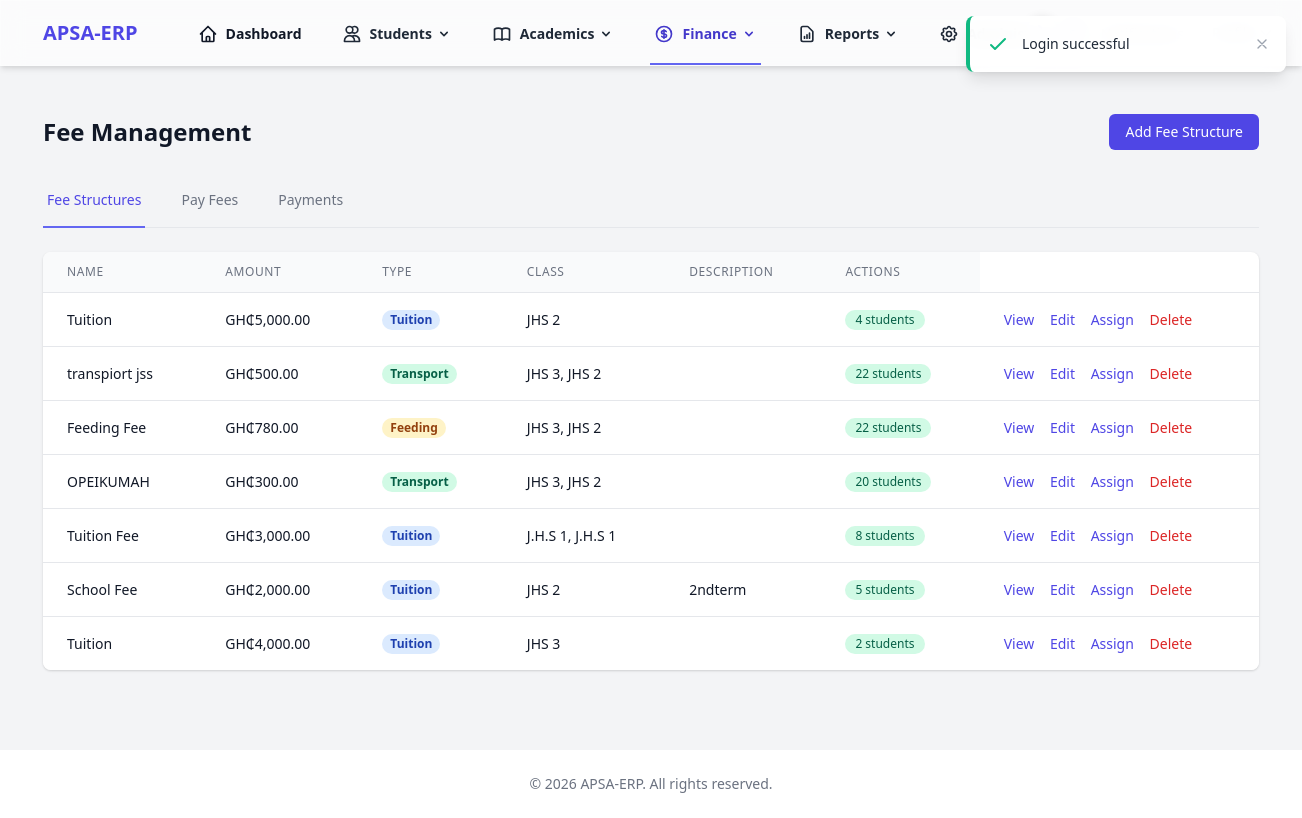
The app's page /fees (signed in) with its own data.
### tables this page shows
CREATE TABLE `settings` (
  `id` int NOT NULL AUTO_INCREMENT,
  `school_name` varchar(255) NOT NULL DEFAULT 'Futuristic School',
  `school_address` text,
  `school_logo` varchar(255) DEFAULT NULL,
  `currency_code` varchar(3) NOT NULL DEFAULT 'GHS',
  `currency_symbol` varchar(10) NOT NULL DEFAULT 'GH₵',
  `watermark_type` enum('none','logo','name','both') NOT NULL DEFAULT 'none',
  `watermark_position` enum('top-left','top-center','top-right','middle-left','center','middle-right','bottom-left','bottom-center','bottom-right') NOT NULL DEFAULT 'center',
  `watermark_transparency` tinyint NOT NULL DEFAULT '20',
  `student_admission_prefix` varchar(10) DEFAULT 'EPI',
  `staff_employee_prefix` varchar(10) DEFAULT 'StID',
  `created_at` timestamp NULL DEFAULT CURRENT_TIMESTAMP,
  `updated_at` timestamp NULL DEFAULT CURRENT_TIMESTAMP ON UPDATE CURRENT_TIMESTAMP,
  PRIMARY KEY (`id`)
);

### app/Core/Controller.php (called while the page is built, shortened)
<?php
class Controller
{
    protected function view($view, $data = [])
    {
        extract($data);
        require_once RESOURCES_PATH . "/views/{$view}.php";
    }
}

### app/Core/Application.php (called while the page is built, shortened)
<?php
class Application
{
    protected $router;
    public function __construct()
    {
        $this->router = new Router();
    }
    public function run()
    {
        $uri = $_SERVER['REQUEST_URI'] ?? '/';
        if (strlen($uri) > 1) {
            $uri = rtrim($uri, '/');
        }
        $this->router->route($uri);
    }
}

### public/index.php (called while the page is built, shortened)
<?php
$app = new App\Core\Application();
$app->run();

### app/Core/Database.php (called while the page is built, shortened)
<?php
class Database
{
    private $host;
    private $dbname;
    private $username;
    private $password;
    private $charset;
    private $pdo;
    public function __construct()
    {
        $this->host = DB_HOST;
        $this->dbname = DB_NAME;
        $this->username = DB_USER;
        $this->password = DB_PASS;
        $this->charset = DB_CHARSET;
    }
    private function connect()
    {
        try {
            $dsn = "mysql:host={$this->host};dbname={$this->dbname};charset={$this->charset}";
            $options = [
                \PDO::ATTR_ERRMODE => \PDO::ERRMODE_EXCEPTION,
                \PDO::ATTR_DEFAULT_FETCH_MODE => \PDO::FETCH_ASSOC,
                \PDO::ATTR_EMULATE_PREPARES => false,
            ];
            $this->pdo = new \PDO($dsn, $this->username, $this->password, $options);
        } catch (\PDOException $e) {
            throw new \Exception("Database connection failed: " . $e->getMessage());
        }
    }
    public function query($sql, $params = [])
    {
        try {
            $stmt = $this->pdo->prepare($sql);
            $stmt->execute($params);
            return $stmt;
        } catch (\PDOException $e) {
            throw new \Exception("Query failed: " . $e->getMessage());
        }
    }
    public function fetchAll($sql, $params = [])
    {
        $stmt = $this->query($sql, $params);
        return $stmt->fetchAll();
    }
    public function fetchOne($sql, $params = [])
    {
        $stmt = $this->query($sql, $params);
        return $stmt->fetch();
    }
}

### app/Core/Model.php (called while the page is built, shortened)
<?php
class Model
{
    protected $db;
    protected $table;
    protected $primaryKey = 'id';
    public function __construct()
    {
        $this->db = new Database();
    }
    public function find($id)
    {
        $sql = "SELECT * FROM {$this->table} WHERE {$this->primaryKey} = :id";
        return $this->db->fetchOne($sql, ['id' => $id]);
    }
}

### app/Models/Fee.php (called while the page is built, shortened)
<?php
class Fee extends Model
{
    protected $table = 'fees';
    public function getOriginalClasses($feeId)
    {
        $fee = $this->find($feeId);
        return json_decode($fee['original_classes'], true) ?: [];
    }
    public function getAllWithOriginalClassesAndStudentCount()
    {
        $sql = "SELECT f.*, c.name as class_name
                FROM {$this->table} f
                LEFT JOIN classes c ON f.class_id = c.id";
        $fees = $this->db->fetchAll($sql);
        $classModel = new ClassModel();
        $feeAssignmentModel = new FeeAssignment();
        foreach ($fees as &$fee) {
            $fee['student_count'] = $feeAssignmentModel->getCountByFeeId($fee['id']);
            $originalClassIds = $this->getOriginalClasses($fee['id']);
            if (!empty($originalClassIds)) {
                $classNames = [];
                foreach ($originalClassIds as $classId) {
                    $class = $classModel->find($classId);
                    if ($class) {
                        $classNames[] = $class['name'];
                    }
                }
            } else {
                $fee['display_classes'] = $fee['class_name'] ?? 'All Classes';
            }
        }
        return $fees;
    }
}

### app/Models/FeeAssignment.php (called while the page is built, shortened)
<?php
class FeeAssignment extends Model
{
    protected $table = 'fee_assignments';
    public function getCountByFeeId($feeId)
    {
        $sql = "SELECT COUNT(*) as count
                FROM {$this->table}
                WHERE fee_id = :fee_id";
        $result = $this->db->fetchOne($sql, ['fee_id' => $feeId]);
        return $result['count'] ?? 0;
    }
}

### app/Models/Setting.php (called while the page is built, shortened)
<?php
class Setting extends Model
{
    protected $table = 'settings';
    public function getSettings()
    {
        $sql = "SELECT * FROM {$this->table} WHERE id = 1 LIMIT 1";
        return $this->db->fetchOne($sql);
    }
    public function getCurrency()
    {
        $settings = $this->getSettings();
        if ($settings) {
            return [
                'code' => $settings['currency_code'] ?? 'GHS',
                'symbol' => $settings['currency_symbol'] ?? 'GH₵'
            ];
        }
        return [
            'code' => 'GHS',
            'symbol' => 'GH₵'
        ];
    }
}

### app/Helpers/CurrencyHelper.php (called while the page is built, shortened)
<?php
class CurrencyHelper
{
    private static $settingsModel = null;
    public static function getCurrencySymbol()
    {
        if (self::$settingsModel === null) {
            self::$settingsModel = new Setting();
        }
        $currency = self::$settingsModel->getCurrency();
        return $currency['symbol'];
    }
    public static function formatAmount($amount)
    {
        $symbol = self::getCurrencySymbol();
        return $symbol . number_format($amount, 2);
    }
}

### resources/views/fees/index.php (the view, shortened to what this page needs)
<?php
$activeTab = $_GET['tab'] ?? 'structures';
?>
<div class="max-w-7xl mx-auto py-6 sm:px-6 lg:px-8">
    <div class="px-4 py-6 sm:px-0">
        <div class="flex justify-between items-center mb-6">
            <h1 class="text-2xl font-semibold text-gray-900">Fee Management</h1>
            <?php if ($activeTab === 'structures'): ?>
            <a href="/fees/create" class="bg-indigo-600 text-white px-4 py-2 rounded-md text-sm font-medium hover:bg-indigo-700">
                Add Fee Structure
            </a>
            <?php endif; ?>
        </div>
        <div class="mb-6 border-b border-gray-200">
            <nav class="-mb-px flex space-x-8" aria-label="Tabs">
                <a href="/fees?tab=structures" class="<?= $activeTab === 'structures' ? 'border-indigo-500 text-indigo-600' : 'border-transparent text-gray-500 hover:text-gray-700 hover:border-gray-300' ?> whitespace-nowrap py-4 px-1 border-b-2 font-medium text-sm">
                    Fee Structures
                </a>
                <a href="/fees?tab=pay" class="<?= $activeTab === 'pay' ? 'border-indigo-500 text-indigo-600' : 'border-transparent text-gray-500 hover:text-gray-700 hover:border-gray-300' ?> whitespace-nowrap py-4 px-1 border-b-2 font-medium text-sm">
                    Pay Fees
                </a>
                <a href="/fees?tab=payments" class="<?= $activeTab === 'payments' ? 'border-indigo-500 text-indigo-600' : 'border-transparent text-gray-500 hover:text-gray-700 hover:border-gray-300' ?> whitespace-nowrap py-4 px-1 border-b-2 font-medium text-sm">
                    Payments
                </a>
            </nav>
        </div>
        <?php if ($activeTab === 'structures'): ?>
        <div class="bg-white shadow overflow-hidden sm:rounded-lg">
            <div class="overflow-x-auto">
                <table class="min-w-full divide-y divide-gray-200">
                    <thead class="bg-gray-50">
                        <tr>
                            <th scope="col" class="px-6 py-3 text-left text-xs font-medium text-gray-500 uppercase tracking-wider">
                                Name
                            </th>
                            <th scope="col" class="px-6 py-3 text-left text-xs font-medium text-gray-500 uppercase tracking-wider">
                                Amount
                            </th>
                            <th scope="col" class="px-6 py-3 text-left text-xs font-medium text-gray-500 uppercase tracking-wider">
                                Type
                            </th>
                            <th scope="col" class="px-6 py-3 text-left text-xs font-medium text-gray-500 uppercase tracking-wider">
                                Class
                            </th>
                            <th scope="col" class="px-6 py-3 text-left text-xs font-medium text-gray-500 uppercase tracking-wider">
                                Description
                            </th>
                            <th scope="col" class="px-6 py-3 text-left text-xs font-medium text-gray-500 uppercase tracking-wider">
                                Actions
                            </th>
                        </tr>
                    </thead>
                    <tbody class="bg-white divide-y divide-gray-200">
                        <?php if (empty($fees)): ?>
                            <tr>
                                <td colspan="6" class="px-6 py-4 text-center text-sm text-gray-500">
                                    No fee structures found.
                                </td>
                            </tr>
                        <?php else: ?>
                            <?php foreach ($fees as $fee): ?>
                                <tr>
                                    <td class="px-6 py-4 whitespace-nowrap text-sm text-gray-900">
                                        <?= htmlspecialchars($fee['name']) ?>
                                    </td>
                                    <td class="px-6 py-4 whitespace-nowrap text-sm text-gray-900">
                                        <?php
                                        require_once APP_PATH . '/Helpers/CurrencyHelper.php';
                                        echo \App\Helpers\CurrencyHelper::formatAmount($fee['amount']);
                                        ?>
                                    </td>
                                    <td class="px-6 py-4 whitespace-nowrap text-sm text-gray-900">
                                        <span class="px-2 inline-flex text-xs leading-5 font-semibold rounded-full
                                            <?php
                                            switch($fee['type']) {
                                                case 'tuition': echo 'bg-blue-100 text-blue-800'; break;
                                                case 'transport': echo 'bg-green-100 text-green-800'; break;
                                                case 'feeding': echo 'bg-yellow-100 text-yellow-800'; break;
                                            }
                                            ?>">
                                            <?= htmlspecialchars(ucfirst($fee['type'])) ?>
                                        </span>
                                    </td>
                                    <td class="px-6 py-4 whitespace-nowrap text-sm text-gray-900">
                                        <?= htmlspecialchars($fee['display_classes'] ?? $fee['class_name'] ?? 'All Classes') ?>
                                    </td>
                                    <td class="px-6 py-4 text-sm text-gray-900">
                                        <?= htmlspecialchars(substr($fee['description'] ?? 'N/A', 0, 50)) ?><?= strlen($fee['description'] ?? '') > 50 ? '...' : '' ?>
                                    </td>
                                    <td class="px-6 py-4 whitespace-nowrap text-sm font-medium">
                                        <span class="inline-flex items-center px-2.5 py-0.5 rounded-full text-xs font-medium bg-green-100 text-green-800">
                                            <?= $fee['student_count'] ?? 0 ?> students
                                        </span>
                                    </td>
                                    <td class="px-6 py-4 whitespace-nowrap text-sm font-medium">
                                        <a href="/fees/<?= $fee['id'] ?>" class="text-indigo-600 hover:text-indigo-900 mr-3">
                                            View
                                        </a>
                                        <a href="/fees/<?= $fee['id'] ?>/edit" class="text-indigo-600 hover:text-indigo-900 mr-3">
                                            Edit
                                        </a>
                                        <a href="/fees/<?= $fee['id'] ?>/assign" class="text-indigo-600 hover:text-indigo-900 mr-3">
                                            Assign
                                        </a>
                                        <a href="/fees/<?= $fee['id'] ?>/delete" class="text-red-600 hover:text-red-900"
                                           onclick="return confirm('Are you sure you want to delete this fee structure?')">
                                            Delete
                                        </a>
                                    </td>
                                </tr>
                            <?php endforeach; ?>
                        <?php endif; ?>
                    </tbody>
                </table>
            </div>
        </div>
        <?php endif; ?>
    </div>
</div>
<?php
include RESOURCES_PATH . '/layouts/app.php';
?>

### public/css/app.css (style rules this page uses)
body { font-family: 'Segoe UI', Tahoma, Geneva, Verdana, sans-serif; }

### records on screen
settings: currency_code+currency_symbol "GH₵5,000.00", currency_code+currency_symbol "GH₵500.00", currency_code+currency_symbol "GH₵780.00", currency_code+currency_symbol "GH₵300.00", currency_code+currency_symbol "GH₵3,000.00", currency_code+currency_symbol "GH₵2,000.00", currency_code+currency_symbol "GH₵4,000.00"

### other values on screen
APP_NAME "APSA-ERP"
$fee['name'] "Tuition"
$fee['type'] "Tuition"
$fee['display_classes'] "JHS 2"
$fee['student_count'] "4"
$fee['name'] "transpiort jss"
$fee['type'] "Transport"
$fee['display_classes'] "JHS 3, JHS 2"
$fee['student_count'] "22"
$fee['name'] "Feeding Fee"
$fee['type'] "Feeding"
$fee['name'] "OPEIKUMAH"
$fee['student_count'] "20"
$fee['name'] "Tuition Fee"
$fee['display_classes'] "J.H.S 1, J.H.S 1"
